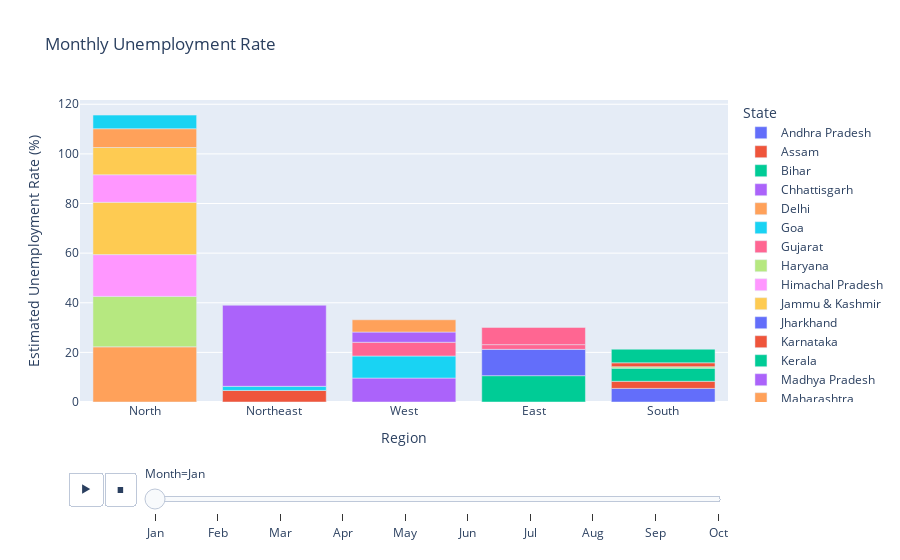

Here is the notebook cell this chart was saved with:
### Markdown cell above
## Unemployment rate (Region-Wise)

### Code cell
fig=px.bar(df,x='Region',y=' Estimated Unemployment Rate (%)',color='State',
           title="Monthly Unemployment Rate ",animation_frame='Month',template='plotly')
fig.update_layout(xaxis={'categoryorder':'total descending'})
fig.show()

### Figure 1 — Plotly figure (JSON) as saved in the notebook; plotly's stock layout.template omitted (floating-point values rounded to 4 significant figures)
{"data": [{"alignmentgroup": "True", "hovertemplate": "State=Andhra Pradesh<br>Month=Jan<br>Region=%{x}<br> Estimated Unemployment Rate (%)=%{y}<extra></extra>", "legendgroup": "Andhra Pradesh", "marker": {"color": "#636efa", "pattern": {"shape": ""}}, "name": "Andhra Pradesh", "offsetgroup": "Andhra Pradesh", "orientation": "v", "showlegend": true, "textposition": "auto", "type": "bar", "x": ["South"], "xaxis": "x", "y": [5.48], "yaxis": "y"}, {"alignmentgroup": "True", "hovertemplate": "State=Assam<br>Month=Jan<br>Region=%{x}<br> Estimated Unemployment Rate (%)=%{y}<extra></extra>", "legendgroup": "Assam", "marker": {"color": "#EF553B", "pattern": {"shape": ""}}, "name": "Assam", "offsetgroup": "Assam", "orientation": "v", "showlegend": true, "textposition": "auto", "type": "bar", "x": ["Northeast"], "xaxis": "x", "y": [4.66], "yaxis": "y"}, {"alignmentgroup": "True", "hovertemplate": "State=Bihar<br>Month=Jan<br>Region=%{x}<br> Estimated Unemployment Rate (%)=%{y}<extra></extra>", "legendgroup": "Bihar", "marker": {"color": "#00cc96", "pattern": {"shape": ""}}, "name": "Bihar", "offsetgroup": "Bihar", "orientation": "v", "showlegend": true, "textposition": "auto", "type": "bar", "x": ["East"], "xaxis": "x", "y": [10.61], "yaxis": "y"}, {"alignmentgroup": "True", "hovertemplate": "State=Chhattisgarh<br>Month=Jan<br>Region=%{x}<br> Estimated Unemployment Rate (%)=%{y}<extra></extra>", "legendgroup": "Chhattisgarh", "marker": {"color": "#ab63fa", "pattern": {"shape": ""}}, "name": "Chhattisgarh", "offsetgroup": "Chhattisgarh", "orientation": "v", "showlegend": true, "textposition": "auto", "type": "bar", "x": ["West"], "xaxis": "x", "y": [9.65], "yaxis": "y"}, {"alignmentgroup": "True", "hovertemplate": "State=Delhi<br>Month=Jan<br>Region=%{x}<br> Estimated Unemployment Rate (%)=%{y}<extra></extra>", "legendgroup": "Delhi", "marker": {"color": "#FFA15A", "pattern": {"shape": ""}}, "name": "Delhi", "offsetgroup": "Delhi", "orientation": "v", "showlegend": true, "textposition": "auto", "type": "bar", "x": ["North"], "xaxis": "x", "y": [22.23], "yaxis": "y"}, {"alignmentgroup": "True", "hovertemplate": "State=Goa<br>Month=Jan<br>Region=%{x}<br> Estimated Unemployment Rate (%)=%{y}<extra></extra>", "legendgroup": "Goa", "marker": {"color": "#19d3f3", "pattern": {"shape": ""}}, "name": "Goa", "offsetgroup": "Goa", "orientation": "v", "showlegend": true, "textposition": "auto", "type": "bar", "x": ["West"], "xaxis": "x", "y": [8.89], "yaxis": "y"}, {"alignmentgroup": "True", "hovertemplate": "State=Gujarat<br>Month=Jan<br>Region=%{x}<br> Estimated Unemployment Rate (%)=%{y}<extra></extra>", "legendgroup": "Gujarat", "marker": {"color": "#FF6692", "pattern": {"shape": ""}}, "name": "Gujarat", "offsetgroup": "Gujarat", "orientation": "v", "showlegend": true, "textposition": "auto", "type": "bar", "x": ["West"], "xaxis": "x", "y": [5.54], "yaxis": "y"}, {"alignmentgroup": "True", "hovertemplate": "State=Haryana<br>Month=Jan<br>Region=%{x}<br> Estimated Unemployment Rate (%)=%{y}<extra></extra>", "legendgroup": "Haryana", "marker": {"color": "#B6E880", "pattern": {"shape": ""}}, "name": "Haryana", "offsetgroup": "Haryana", "orientation": "v", "showlegend": true, "textposition": "auto", "type": "bar", "x": ["North"], "xaxis": "x", "y": [20.34], "yaxis": "y"}, {"alignmentgroup": "True", "hovertemplate": "State=Himachal Pradesh<br>Month=Jan<br>Region=%{x}<br> Estimated Unemployment Rate (%)=%{y}<extra></extra>", "legendgroup": "Himachal Pradesh", "marker": {"color": "#FF97FF", "pattern": {"shape": ""}}, "name": "Himachal Pradesh", "offsetgroup": "Himachal Pradesh", "orientation": "v", "showlegend": true, "textposition": "auto", "type": "bar", "x": ["North"], "xaxis": "x", "y": [16.83], "yaxis": "y"}, {"alignmentgroup": "True", "hovertemplate": "State=Jammu & Kashmir<br>Month=Jan<br>Region=%{x}<br> Estimated Unemployment Rate (%)=%{y}<extra></extra>", "legendgroup": "Jammu & Kashmir", "marker": {"color": "#FECB52", "pattern": {"shape": ""}}, "name": "Jammu & Kashmir", "offsetgroup": "Jammu & Kashmir", "orientation": "v", "showlegend": true, "textposition": "auto", "type": "bar", "x": ["North"], "xaxis": "x", "y": [21.08], "yaxis": "y"}, {"alignmentgroup": "True", "hovertemplate": "State=Jharkhand<br>Month=Jan<br>Region=%{x}<br> Estimated Unemployment Rate (%)=%{y}<extra></extra>", "legendgroup": "Jharkhand", "marker": {"color": "#636efa", "pattern": {"shape": ""}}, "name": "Jharkhand", "offsetgroup": "Jharkhand", "orientation": "v", "showlegend": true, "textposition": "auto", "type": "bar", "x": ["East"], "xaxis": "x", "y": [10.61], "yaxis": "y"}, {"alignmentgroup": "True", "hovertemplate": "State=Karnataka<br>Month=Jan<br>Region=%{x}<br> Estimated Unemployment Rate (%)=%{y}<extra></extra>", "legendgroup": "Karnataka", "marker": {"color": "#EF553B", "pattern": {"shape": ""}}, "name": "Karnataka", "offsetgroup": "Karnataka", "orientation": "v", "showlegend": true, "textposition": "auto", "type": "bar", "x": ["South"], "xaxis": "x", "y": [2.86], "yaxis": "y"}, {"alignmentgroup": "True", "hovertemplate": "State=Kerala<br>Month=Jan<br>Region=%{x}<br> Estimated Unemployment Rate (%)=%{y}<extra></extra>", "legendgroup": "Kerala", "marker": {"color": "#00cc96", "pattern": {"shape": ""}}, "name": "Kerala", "offsetgroup": "Kerala", "orientation": "v", "showlegend": true, "textposition": "auto", "type": "bar", "x": ["South"], "xaxis": "x", "y": [5.31], "yaxis": "y"}, {"alignmentgroup": "True", "hovertemplate": "State=Madhya Pradesh<br>Month=Jan<br>Region=%{x}<br> Estimated Unemployment Rate (%)=%{y}<extra></extra>", "legendgroup": "Madhya Pradesh", "marker": {"color": "#ab63fa", "pattern": {"shape": ""}}, "name": "Madhya Pradesh", "offsetgroup": "Madhya Pradesh", "orientation": "v", "showlegend": true, "textposition": "auto", "type": "bar", "x": ["West"], "xaxis": "x", "y": [4.11], "yaxis": "y"}, {"alignmentgroup": "True", "hovertemplate": "State=Maharashtra<br>Month=Jan<br>Region=%{x}<br> Estimated Unemployment Rate (%)=%{y}<extra></extra>", "legendgroup": "Maharashtra", "marker": {"color": "#FFA15A", "pattern": {"shape": ""}}, "name": "Maharashtra", "offsetgroup": "Maharashtra", "orientation": "v", "showlegend": true, "textposition": "auto", "type": "bar", "x": ["West"], "xaxis": "x", "y": [4.95], "yaxis": "y"}, {"alignmentgroup": "True", "hovertemplate": "State=Meghalaya<br>Month=Jan<br>Region=%{x}<br> Estimated Unemployment Rate (%)=%{y}<extra></extra>", "legendgroup": "Meghalaya", "marker": {"color": "#19d3f3", "pattern": {"shape": ""}}, "name": "Meghalaya", "offsetgroup": "Meghalaya", "orientation": "v", "showlegend": true, "textposition": "auto", "type": "bar", "x": ["Northeast"], "xaxis": "x", "y": [1.66], "yaxis": "y"}, {"alignmentgroup": "True", "hovertemplate": "State=Odisha<br>Month=Jan<br>Region=%{x}<br> Estimated Unemployment Rate (%)=%{y}<extra></extra>", "legendgroup": "Odisha", "marker": {"color": "#FF6692", "pattern": {"shape": ""}}, "name": "Odisha", "offsetgroup": "Odisha", "orientation": "v", "showlegend": true, "textposition": "auto", "type": "bar", "x": ["East"], "xaxis": "x", "y": [1.9], "yaxis": "y"}, {"alignmentgroup": "True", "hovertemplate": "State=Puducherry<br>Month=Jan<br>Region=%{x}<br> Estimated Unemployment Rate (%)=%{y}<extra></extra>", "legendgroup": "Puducherry", "marker": {"color": "#B6E880", "pattern": {"shape": ""}}, "name": "Puducherry", "offsetgroup": "Puducherry", "orientation": "v", "showlegend": true, "textposition": "auto", "type": "bar", "x": ["South"], "xaxis": "x", "y": [0.58], "yaxis": "y"}, {"alignmentgroup": "True", "hovertemplate": "State=Punjab<br>Month=Jan<br>Region=%{x}<br> Estimated Unemployment Rate (%)=%{y}<extra></extra>", "legendgroup": "Punjab", "marker": {"color": "#FF97FF", "pattern": {"shape": ""}}, "name": "Punjab", "offsetgroup": "Punjab", "orientation": "v", "showlegend": true, "textposition": "auto", "type": "bar", "x": ["North"], "xaxis": "x", "y": [11.11], "yaxis": "y"}, {"alignmentgroup": "True", "hovertemplate": "State=Rajasthan<br>Month=Jan<br>Region=%{x}<br> Estimated Unemployment Rate (%)=%{y}<extra></extra>", "legendgroup": "Rajasthan", "marker": {"color": "#FECB52", "pattern": {"shape": ""}}, "name": "Rajasthan", "offsetgroup": "Rajasthan", "orientation": "v", "showlegend": true, "textposition": "auto", "type": "bar", "x": ["North"], "xaxis": "x", "y": [10.97], "yaxis": "y"}, {"alignmentgroup": "True", "hovertemplate": "State=Tamil Nadu<br>Month=Jan<br>Region=%{x}<br> Estimated Unemployment Rate (%)=%{y}<extra></extra>", "legendgroup": "Tamil Nadu", "marker": {"color": "#EF553B", "pattern": {"shape": ""}}, "name": "Tamil Nadu", "offsetgroup": "Tamil Nadu", "orientation": "v", "showlegend": true, "textposition": "auto", "type": "bar", "x": ["South"], "xaxis": "x", "y": [1.57], "yaxis": "y"}, {"alignmentgroup": "True", "hovertemplate": "State=Telangana<br>Month=Jan<br>Region=%{x}<br> Estimated Unemployment Rate (%)=%{y}<extra></extra>", "legendgroup": "Telangana", "marker": {"color": "#00cc96", "pattern": {"shape": ""}}, "name": "Telangana", "offsetgroup": "Telangana", "orientation": "v", "showlegend": true, "textposition": "auto", "type": "bar", "x": ["South"], "xaxis": "x", "y": [5.49], "yaxis": "y"}, {"alignmentgroup": "True", "hovertemplate": "State=Tripura<br>Month=Jan<br>Region=%{x}<br> Estimated Unemployment Rate (%)=%{y}<extra></extra>", "legendgroup": "Tripura", "marker": {"color": "#ab63fa", "pattern": {"shape": ""}}, "name": "Tripura", "offsetgroup": "Tripura", "orientation": "v", "showlegend": true, "textposition": "auto", "type": "bar", "x": ["Northeast"], "xaxis": "x", "y": [32.67], "yaxis": "y"}, {"alignmentgroup": "True", "hovertemplate": "State=Uttar Pradesh<br>Month=Jan<br>Region=%{x}<br> Estimated Unemployment Rate (%)=%{y}<extra></extra>", "legendgroup": "Uttar Pradesh", "marker": {"color": "#FFA15A", "pattern": {"shape": ""}}, "name": "Uttar Pradesh", "offsetgroup": "Uttar Pradesh", "orientation": "v", "showlegend": true, "textposition": "auto", "type": "bar", "x": ["North"], "xaxis": "x", "y": [7.58], "yaxis": "y"}, {"alignmentgroup": "True", "hovertemplate": "State=Uttarakhand<br>Month=Jan<br>Region=%{x}<br> Estimated Unemployment Rate (%)=%{y}<extra></extra>", "legendgroup": "Uttarakhand", "marker": {"color": "#19d3f3", "pattern": {"shape": ""}}, "name": "Uttarakhand", "offsetgroup": "Uttarakhand", "orientation": "v", "showlegend": true, "textposition": "auto", "type": "bar", "x": ["North"], "xaxis": "x", "y": [5.49], "yaxis": "y"}, {"alignmentgroup": "True", "hovertemplate": "State=West Bengal<br>Month=Jan<br>Region=%{x}<br> Estimated Unemployment Rate (%)=%{y}<extra></extra>", "legendgroup": "West Bengal", "marker": {"color": "#FF6692", "pattern": {"shape": ""}}, "name": "West Bengal", "offsetgroup": "West Bengal", "orientation": "v", "showlegend": true, "textposition": "auto", "type": "bar", "x": ["East"], "xaxis": "x", "y": [6.94], "yaxis": "y"}], "layout": {"barmode": "relative", "legend": {"title": {"text": "State"}, "tracegroupgap": 0}, "sliders": [{"active": 0, "currentvalue": {"prefix": "Month="}, "len": 0.9, "pad": {"b": 10, "t": 60}, "steps": [{"args": [["Jan"], {"frame": {"duration": 0, "redraw": true}, "fromcurrent": true, "mode": "immediate", "transition": {"duration": 0, "easing": "linear"}}], "label": "Jan", "method": "animate"}, {"args": [["Feb"], {"frame": {"duration": 0, "redraw": true}, "fromcurrent": true, "mode": "immediate", "transition": {"duration": 0, "easing": "linear"}}], "label": "Feb", "method": "animate"}, {"args": [["Mar"], {"frame": {"duration": 0, "redraw": true}, "fromcurrent": true, "mode": "immediate", "transition": {"duration": 0, "easing": "linear"}}], "label": "Mar", "method": "animate"}, {"args": [["Apr"], {"frame": {"duration": 0, "redraw": true}, "fromcurrent": true, "mode": "immediate", "transition": {"duration": 0, "easing": "linear"}}], "label": "Apr", "method": "animate"}, {"args": [["May"], {"frame": {"duration": 0, "redraw": true}, "fromcurrent": true, "mode": "immediate", "transition": {"duration": 0, "easing": "linear"}}], "label": "May", "method": "animate"}, {"args": [["Jun"], {"frame": {"duration": 0, "redraw": true}, "fromcurrent": true, "mode": "immediate", "transition": {"duration": 0, "easing": "linear"}}], "label": "Jun", "method": "animate"}, {"args": [["Jul"], {"frame": {"duration": 0, "redraw": true}, "fromcurrent": true, "mode": "immediate", "transition": {"duration": 0, "easing": "linear"}}], "label": "Jul", "method": "animate"}, {"args": [["Aug"], {"frame": {"duration": 0, "redraw": true}, "fromcurrent": true, "mode": "immediate", "transition": {"duration": 0, "easing": "linear"}}], "label": "Aug", "method": "animate"}, {"args": [["Sep"], {"frame": {"duration": 0, "redraw": true}, "fromcurrent": true, "mode": "immediate", "transition": {"duration": 0, "easing": "linear"}}], "label": "Sep", "method": "animate"}, {"args": [["Oct"], {"frame": {"duration": 0, "redraw": true}, "fromcurrent": true, "mode": "immediate", "transition": {"duration": 0, "easing": "linear"}}], "label": "Oct", "method": "animate"}], "x": 0.1, "xanchor": "left", "y": 0, "yanchor": "top"}], "title": {"text": "Monthly Unemployment Rate "}, "updatemenus": [{"buttons": [{"args": [null, {"frame": {"duration": 500, "redraw": true}, "fromcurrent": true, "mode": "immediate", "transition": {"duration": 500, "easing": "linear"}}], "label": "&#9654;", "method": "animate"}, {"args": [[null], {"frame": {"duration": 0, "redraw": true}, "fromcurrent": true, "mode": "immediate", "transition": {"duration": 0, "easing": "linear"}}], "label": "&#9724;", "method": "animate"}], "direction": "left", "pad": {"r": 10, "t": 70}, "showactive": false, "type": "buttons", "x": 0.1, "xanchor": "right", "y": 0, "yanchor": "top"}], "xaxis": {"anchor": "y", "categoryorder": "total descending", "domain": [0, 1], "title": {"text": "Region"}}, "yaxis": {"anchor": "x", "domain": [0, 1], "title": {"text": " Estimated Unemployment Rate (%)"}}}}
